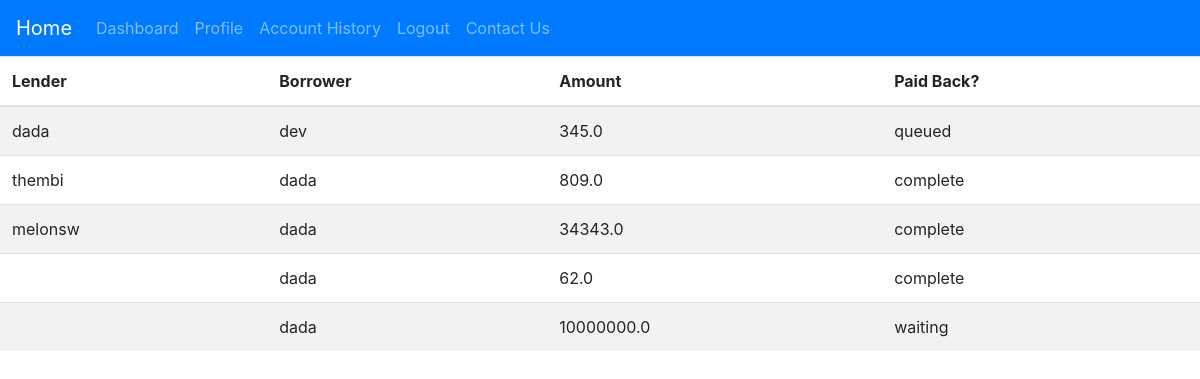
The page /account_history/ (signed in) on the database as committed earlier.
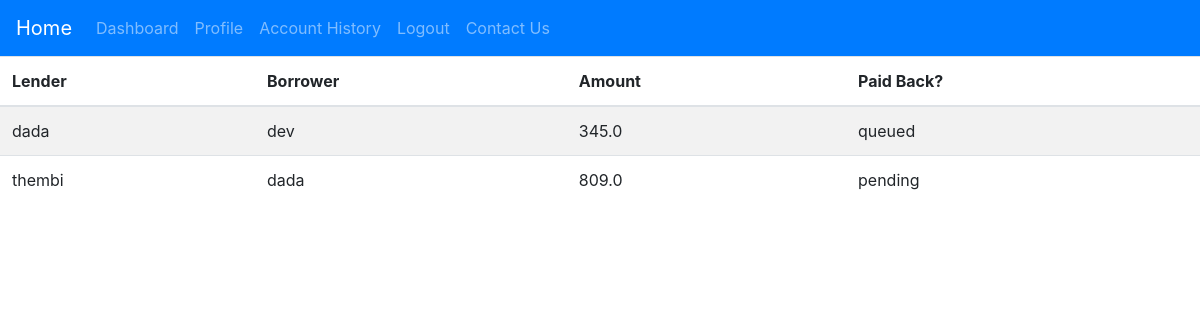
The same page on the database as committed later.
### dash/models.py (models this page shows)
class transactions(models.Model):
    borrower = models.CharField(blank=False,max_length=30)
    amount = models.FloatField(blank=False,) #, min_value = 10, max_value  =500
    amountPaid = models.FloatField(blank=True, default=0)
    interestRate = models.FloatField(blank=True, default=1)
    datePosted = models.DateTimeField(blank=False, default=datetime.now())
    status = models.ForeignKey(transactionState)
    dueDate = models.DateTimeField(blank=True, default=(datetime.now() + timedelta(days=30)))
    descriptionOfUse = models.TextField(blank=True, max_length=200)
    lender = models.CharField(max_length=30, blank=True)
    lendingDate = models.DateTimeField(blank=True,default=(datetime.now() + timedelta(days=30)))
    def __str__(self):
        return str(self.borrower)+' from '+str(self.lender)+' amount '+ str(self.amount)

class transactionState(models.Model):
    state = models.CharField(max_length=20)
    description = models.TextField(max_length=50)
    def __str__(self):
        return str(self.state)

### dash/views.py (the view)
# urls.py: url(r'^account_history/', views.account_history, name="history"),
@login_required(login_url='/login/')
def account_history(request):       #transactions where the logged in user was involved
    currUser = request.user
    myTrans = transactions.objects.filter(Q(borrower=currUser.username)|Q(lender=currUser.username))
    print (myTrans)
    return render(request, 'dash/account_history.html',{'myTrans':myTrans})

### templates/dash/account_history.html (shortened to what this page needs)
{% extends 'public/base.html' %}
{% block content %}
    <table class="table table-striped">
  <thead>
    <tr>
      <th class="mdl-data-table__cell--non-numeric">Lender</th>
      <th class="mdl-data-table__cell--non-numeric">Borrower</th>
      <th>Amount</th>
      <th class="mdl-data-table__cell--non-numeric">Paid Back?</th>
    </tr>
  </thead>
  <tbody>
  {% for tran in myTrans %}
        <tr>
          <td class="mdl-data-table__cell--non-numeric">{{ tran.lender }}</td>
          <td class="mdl-data-table__cell--non-numeric">{{ tran.borrower }}</td>
          <td>{{ tran.amount }}</td>
          <td class="mdl-data-table__cell--non-numeric">{{ tran.status }}</td>
        </tr>
  {% endfor %}
  </tbody>
</table>
{% endblock %}

### templates/public/base.html (shortened to what this page needs)
<!DOCTYPE html>
<html lang="en">
<head>
<link rel="stylesheet" href="https://maxcdn.bootstrapcdn.com/bootstrap/4.0.0-beta.2/css/bootstrap.min.css">
</head>
<body>
<nav class="navbar navbar-expand-sm bg-primary navbar-dark">
    <a class="navbar-brand" href="{% url 'home' %}">Home</a>
  <ul class="navbar-nav">
    {% if request.user.is_authenticated %}
        <li class="nav-item">
          <a class="nav-link" href="{% url 'dashboard' %}">Dashboard</a>
        </li>
        <li class="nav-item">
          <a class="nav-link" href="{% url 'profile' %}">Profile</a>
        </li>
        <li class="nav-item">
          <a class="nav-link" href="{% url 'history' %}">Account History</a>
        </li>
        <li class="nav-item">
          <a class="nav-link" href="{% url 'logout' %}">Logout</a>
        </li>
    {% endif %}
        <li class="nav-item">
          <a class="nav-link" href='{% url "contact" %}'>Contact Us</a>
        </li>
  </ul>
</nav>
{% block content %}
{% endblock %}
</body>
</html>

Rows that differ between the two databases and show on the page:
removed transactions: lender "melonsw", borrower "dada", amount "34343.0", status "complete"
removed transactions: borrower "dada", amount "62.0", status "complete"
removed transactions: borrower "dada", amount "10000000.0", status "waiting"
changed transactions "thembi": status "complete" → "pending"
